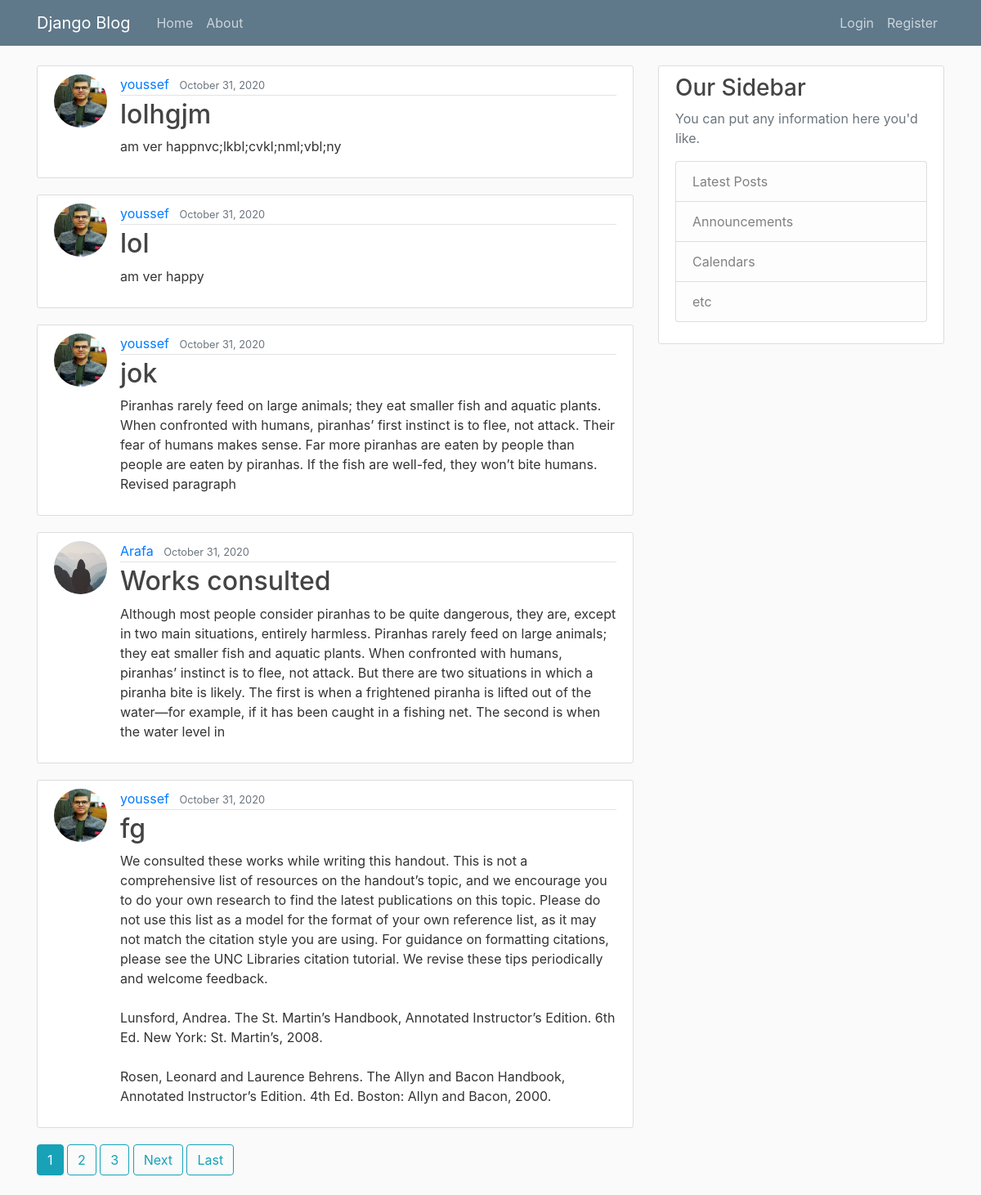
The page / on the database its author committed.
### blog/models.py (models this page shows, shortened)
class Post(models.Model):
    title = models.CharField(max_length=100)
    content = models.TextField()
    date_posted = models.DateTimeField(default=timezone.now)
    author = models.ForeignKey(User, on_delete=models.CASCADE)

### users/models.py (models this page shows, shortened)
class Profile(models.Model):
    user = models.OneToOneField(User, on_delete=models.CASCADE)
    image = models.ImageField(default='default.jpg', upload_to='profile_pics')

### blog/views.py (the view)
# urls.py: path('', PostListView.as_view(), name='blog-home'),
class PostListView(ListView):
    model = Post
    template_name = 'blog/home.html'  # <app>/<model>_<viewtype>.html
    context_object_name = 'posts'
    ordering = ['-date_posted']
    paginate_by = 5

### blog/templates/blog/home.html (shortened to what this page needs)
{% extends "blog/base.html" %}
{% block content %}
    {% for post in posts %}
        <article class="media content-section">
          <img class="rounded-circle article-img" src="{{ post.author.profile.image.url }}">
          <div class="media-body">
            <div class="article-metadata">
              <a class="mr-2" href="{% url 'user-posts' post.author.username %}">{{ post.author }}</a>
              <small class="text-muted">{{ post.date_posted|date:"F d, Y" }}</small>
            </div>
            <h2><a class="article-title" href="{% url 'post-detail' post.id %}">{{ post.title }}</a></h2>
            <p class="article-content">{{ post.content }}</p>
          </div>
        </article>
    {% endfor %}
    {% if is_paginated %}
      {% for num in page_obj.paginator.page_range %}
        {% if page_obj.number == num %}
          <a class="btn btn-info mb-4" href="?page={{ num }}">{{ num }}</a>
        {% elif num > page_obj.number|add:'-3' and num < page_obj.number|add:'3' %}
          <a class="btn btn-outline-info mb-4" href="?page={{ num }}">{{ num }}</a>
        {% endif %}
      {% endfor %}
      {% if page_obj.has_next %}
        <a class="btn btn-outline-info mb-4" href="?page={{ page_obj.next_page_number }}">Next</a>
        <a class="btn btn-outline-info mb-4" href="?page={{ page_obj.paginator.num_pages }}">Last</a>
      {% endif %}
    {% endif %}
{% endblock content %}

### blog/templates/blog/base.html (shortened to what this page needs)
{% load static %}
<!DOCTYPE html>
<html>
<head>
    <link rel="stylesheet" href="https://maxcdn.bootstrapcdn.com/bootstrap/4.0.0/css/bootstrap.min.css">
    <link rel="stylesheet" type="text/css" href="{% static 'blog/main.css' %}">
</head>
<body>
    <header class="site-header">
      <nav class="navbar navbar-expand-md navbar-dark bg-steel fixed-top">
        <div class="container">
          <a class="navbar-brand mr-4" href="{% url 'blog-home' %}">Django Blog</a>
          <div class="collapse navbar-collapse" id="navbarToggle">
            <div class="navbar-nav mr-auto">
              <a class="nav-item nav-link" href="{% url 'blog-home' %}">Home</a>
              <a class="nav-item nav-link" href="{% url 'blog-about' %}">About</a>
            </div>
            <div class="navbar-nav">
              {% if user.is_authenticated %}
                <a class="nav-item nav-link" href="{% url 'post-create' %}">New Post</a>
                <a class="nav-item nav-link" href="{% url 'profile' %}">Profile</a>
                <a class="nav-item nav-link" href="{% url 'logout' %}">Logout</a>
              {% else %}
                <a class="nav-item nav-link" href="{% url 'login' %}">Login</a>
                <a class="nav-item nav-link" href="{% url 'register' %}">Register</a>
              {% endif %}
            </div>
          </div>
        </div>
      </nav>
    </header>
    <main role="main" class="container">
      <div class="row">
        <div class="col-md-8">
          {% block content %}{% endblock %}
        </div>
        <div class="col-md-4">
          <div class="content-section">
            <h3>Our Sidebar</h3>
            <p class='text-muted'>You can put any information here you'd like.
              <ul class="list-group">
                <li class="list-group-item list-group-item-light">Latest Posts</li>
                <li class="list-group-item list-group-item-light">Announcements</li>
                <li class="list-group-item list-group-item-light">Calendars</li>
                <li class="list-group-item list-group-item-light">etc</li>
              </ul>
            </p>
          </div>
        </div>
      </div>
    </main>
</body>
</html>

### blog/static/blog/main.css (style rules this page uses)
body { background: #fafafa; color: #333333; margin-top: 5rem; }
h1, h2, h3, h4, h5, h6 { color: #444444; }
ul { margin: 0; }
.bg-steel { background-color: #5f788a; }
.site-header .navbar-nav .nav-link { color: #cbd5db; }
.content-section { background: #ffffff; padding: 10px 20px; border: 1px solid #dddddd; border-radius: 3px; margin-bottom: 20px; }
.article-title { color: #444444; }
.article-content { white-space: pre-line; }
.article-img { height: 65px; width: 65px; margin-right: 16px; }
.article-metadata { padding-bottom: 1px; margin-bottom: 4px; border-bottom: 1px solid #e3e3e3 }

### rows shown on the page
Post: author.profile.image (picture), author "youssef", date_posted "October 31, 2020", title "lolhgjm", content "am ver happnvc;lkbl;cvkl;nml;vbl;ny"
Post: author.profile.image (picture), author "youssef", date_posted "October 31, 2020", title "lol", content "am ver happy"
Post: author.profile.image (picture), author "youssef", date_posted "October 31, 2020", title "jok", content "Piranhas rarely feed on large animals; they eat smaller fish and aquatic plants. When confronted with humans, piranhas’ first instinct is to flee, not attack. Their fear of humans makes sense. Far more piranhas are eaten by people than people are eaten by piranhas. If the fish are well-fed, they won’t bite humans. Revised paragraph"
Post: author.profile.image (placeholder picture), author "Arafa", date_posted "October 31, 2020", title "Works consulted", content "Although most people consider piranhas to be quite dangerous, they are, except in two main situations, entirely harmless. Piranhas rarely feed on large animals; they eat smaller fish and aquatic plants. When confronted with humans, piranhas’ instinct is to flee, not attack. But there are two situations in which a piranha bite is likely. The first is when a frightened piranha is lifted out of the water—for example, if it has been caught in a fishing net. The second is when the water level in"
Post: author.profile.image (picture), author "youssef", date_posted "October 31, 2020", title "fg", content "We consulted these works while writing this handout. This is not a comprehensive list of resources on the handout’s topic, and we encourage you to do your own research to find the latest publications on this topic. Please do not use this list as a model for the format of your own reference list, as it may not match the citation style you are using. For guidance on formatting citations, please see the UNC Libraries citation tutorial. We revise these tips periodically and welcome feedback. Lunsford, Andrea. The St. Martin’s Handbook, Annotated Instructor’s Edition. 6th Ed. New York: St. Martin’s, 2008. Rosen, Leonard and Laurence Behrens. The Allyn and Bacon Handbook, Annotated Instructor’s…"

### other values the page prints
{{ num }} "1"
{{ num }} "2" "3"
